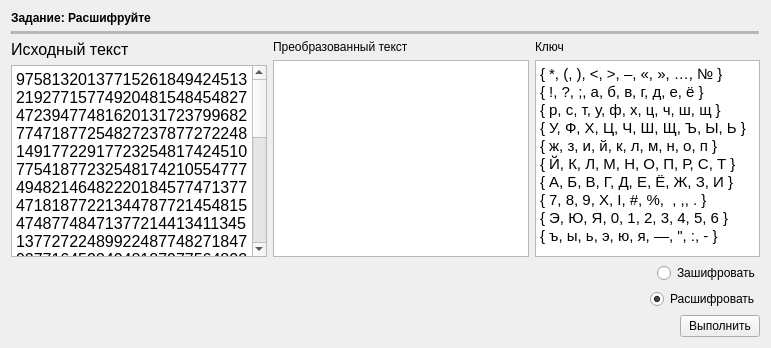
      <widget class="QWidget" name="polybiusTab">
       <property name="enabled">
        <bool>true</bool>
       </property>
       <attribute name="title">
        <string>Квадрат Полибия</string>
       </attribute>
       <layout class="QVBoxLayout" name="verticalLayout_2">
        <item>
         <widget class="QLabel" name="label_14">
          <property name="text">
           <string>&lt;html&gt;&lt;head/&gt;&lt;body&gt;&lt;p&gt;&lt;span style=&quot; font-weight:700;&quot;&gt;Задание: Расшифруйте&lt;/span&gt;&lt;/p&gt;&lt;/body&gt;&lt;/html&gt;</string>
          </property>
         </widget>
        </item>
        <item>
         <widget class="Line" name="line_3">
          <property name="enabled">
           <bool>true</bool>
          </property>
          <property name="sizePolicy">
           <sizepolicy hsizetype="Minimum" vsizetype="Fixed">
            <horstretch>0</horstretch>
            <verstretch>0</verstretch>
           </sizepolicy>
          </property>
          <property name="autoFillBackground">
           <bool>false</bool>
          </property>
          <property name="frameShadow">
           <enum>QFrame::Sunken</enum>
          </property>
          <property name="midLineWidth">
           <number>15</number>
          </property>
          <property name="orientation">
           <enum>Qt::Horizontal</enum>
          </property>
         </widget>
        </item>
        <item>
         <layout class="QHBoxLayout" name="horizontalLayout">
          <property name="sizeConstraint">
           <enum>QLayout::SetMaximumSize</enum>
          </property>
          <item>
           <layout class="QVBoxLayout" name="verticalLayout_4">
            <property name="sizeConstraint">
             <enum>QLayout::SetMaximumSize</enum>
            </property>
            <item>
             <widget class="QLabel" name="label_2">
              <property name="font">
               <font>
                <pointsize>12</pointsize>
               </font>
              </property>
              <property name="text">
               <string>Исходный текст</string>
              </property>
             </widget>
            </item>
            <item>
             <widget class="QTextEdit" name="polybiusOriginalTextEdit">
              <property name="font">
               <font>
                <pointsize>11</pointsize>
               </font>
              </property>
              <property name="html">
               <string>&lt;!DOCTYPE HTML PUBLIC &quot;-//W3C//DTD HTML 4.0//EN&quot; &quot;http://www.w3.org/TR/REC-html40/strict.dtd&quot;&gt;
&lt;html&gt;&lt;head&gt;&lt;meta name=&quot;qrichtext&quot; content=&quot;1&quot; /&gt;&lt;style type=&quot;text/css&quot;&gt;
p, li { white-space: pre-wrap; }
&lt;/style&gt;&lt;/head&gt;&lt;body style=&quot; font-family:'MS Shell Dlg 2'; font-size:11pt; font-weight:400; font-style:normal;&quot;&gt;
&lt;p style=&quot; margin-top:0px; margin-bottom:0px; margin-left:0px; margin-right:0px; -qt-block-indent:0; text-indent:0px;&quot;&gt;&lt;span style=&quot; font-family:'Segoe UI'; font-size:12pt;&quot;&gt;9758132013771526184942451321927715774920481548454827472394774816201317237996827747187725482723787727224814917722917723254817424510775418772325481742105547774948214648222018457747137747181877221344787721454815474877484713772144134113451377272248992248774827184792771645234948187977564822484677494815182047234521957742774948281845774920482792797758132013772146482220184513771846237715214518177717487722182577494820787749484413774847774718772144209145219577424177154217237977554713774147134513787727224877474244481617137714484592281877181648774718772315421742227977697715211877401877184377441341134548219278772722487718187721182017261877154822991548227720134148201518222195774822771648209508007700770054137721451817239429424377171847929777&lt;/span&gt;&lt;/p&gt;&lt;/body&gt;&lt;/html&gt;</string>
              </property>
             </widget>
            </item>
           </layout>
          </item>
          <item>
           <layout class="QVBoxLayout" name="verticalLayout_3">
            <property name="sizeConstraint">
             <enum>QLayout::SetMaximumSize</enum>
            </property>
            <item>
             <widget class="QLabel" name="label">
              <property name="text">
               <string>Преобразованный текст</string>
              </property>
             </widget>
            </item>
            <item>
             <widget class="QTextEdit" name="poybiusConvertedEditText">
              <property name="readOnly">
               <bool>true</bool>
              </property>
             </widget>
            </item>
           </layout>
          </item>
          <item>
           <layout class="QVBoxLayout" name="verticalLayout_5" stretch="0,0">
            <property name="spacing">
             <number>6</number>
            </property>
            <property name="sizeConstraint">
             <enum>QLayout::SetMinimumSize</enum>
            </property>
            <item>
             <widget class="QLabel" name="label_3">
              <property name="maximumSize">
               <size>
                <width>250</width>
                <height>16777215</height>
               </size>
              </property>
              <property name="text">
               <string>Ключ</string>
              </property>
             </widget>
            </item>
            <item>
             <widget class="QTextEdit" name="textEdit">
              <property name="sizePolicy">
               <sizepolicy hsizetype="Maximum" vsizetype="Expanding">
                <horstretch>0</horstretch>
                <verstretch>0</verstretch>
               </sizepolicy>
              </property>
              <property name="maximumSize">
               <size>
                <width>225</width>
                <height>16777215</height>
               </size>
              </property>
              <property name="readOnly">
               <bool>true</bool>
              </property>
              <property name="html">
               <string>&lt;!DOCTYPE HTML PUBLIC &quot;-//W3C//DTD HTML 4.0//EN&quot; &quot;http://www.w3.org/TR/REC-html40/strict.dtd&quot;&gt;
&lt;html&gt;&lt;head&gt;&lt;meta name=&quot;qrichtext&quot; content=&quot;1&quot; /&gt;&lt;style type=&quot;text/css&quot;&gt;
p, li { white-space: pre-wrap; }
&lt;/style&gt;&lt;/head&gt;&lt;body style=&quot; font-family:'MS Shell Dlg 2'; font-size:11pt; font-weight:400; font-style:normal;&quot;&gt;
&lt;p style=&quot; margin-top:0px; margin-bottom:0px; margin-left:0px; margin-right:0px; -qt-block-indent:0; text-indent:0px;&quot;&gt;&lt;span style=&quot; font-family:'Segoe UI';&quot;&gt;{ *, (, ), &amp;lt;, &amp;gt;, –, «, », …, № }&lt;/span&gt;&lt;/p&gt;
&lt;p style=&quot; margin-top:0px; margin-bottom:0px; margin-left:0px; margin-right:0px; -qt-block-indent:0; text-indent:0px;&quot;&gt;&lt;span style=&quot; font-family:'Segoe UI';&quot;&gt;{ !, ?, ;, а, б, в, г, д, е, ё }&lt;/span&gt;&lt;/p&gt;
&lt;p style=&quot; margin-top:0px; margin-bottom:0px; margin-left:0px; margin-right:0px; -qt-block-indent:0; text-indent:0px;&quot;&gt;&lt;span style=&quot; font-family:'Segoe UI';&quot;&gt;{ р, с, т, у, ф, х, ц, ч, ш, щ }&lt;/span&gt;&lt;/p&gt;
&lt;p style=&quot; margin-top:0px; margin-bottom:0px; margin-left:0px; margin-right:0px; -qt-block-indent:0; text-indent:0px;&quot;&gt;&lt;span style=&quot; font-family:'Segoe UI';&quot;&gt;{ У, Ф, Х, Ц, Ч, Ш, Щ, Ъ, Ы, Ь }&lt;/span&gt;&lt;/p&gt;
&lt;p style=&quot; margin-top:0px; margin-bottom:0px; margin-left:0px; margin-right:0px; -qt-block-indent:0; text-indent:0px;&quot;&gt;&lt;span style=&quot; font-family:'Segoe UI';&quot;&gt;{ ж, з, и, й, к, л, м, н, о, п }&lt;/span&gt;&lt;/p&gt;
&lt;p style=&quot; margin-top:0px; margin-bottom:0px; margin-left:0px; margin-right:0px; -qt-block-indent:0; text-indent:0px;&quot;&gt;&lt;span style=&quot; font-family:'Segoe UI';&quot;&gt;{ Й, К, Л, М, Н, О, П, Р, С, Т }&lt;/span&gt;&lt;/p&gt;
&lt;p style=&quot; margin-top:0px; margin-bottom:0px; margin-left:0px; margin-right:0px; -qt-block-indent:0; text-indent:0px;&quot;&gt;&lt;span style=&quot; font-family:'Segoe UI';&quot;&gt;{ А, Б, В, Г, Д, Е, Ё, Ж, З, И }&lt;/span&gt;&lt;/p&gt;
&lt;p style=&quot; margin-top:0px; margin-bottom:0px; margin-left:0px; margin-right:0px; -qt-block-indent:0; text-indent:0px;&quot;&gt;&lt;span style=&quot; font-family:'Segoe UI';&quot;&gt;{ 7, 8, 9, X, I, #, %,  , ,, . }&lt;/span&gt;&lt;/p&gt;
&lt;p style=&quot; margin-top:0px; margin-bottom:0px; margin-left:0px; margin-right:0px; -qt-block-indent:0; text-indent:0px;&quot;&gt;&lt;span style=&quot; font-family:'Segoe UI';&quot;&gt;{ Э, Ю, Я, 0, 1, 2, 3, 4, 5, 6 }&lt;/span&gt;&lt;/p&gt;
&lt;p style=&quot; margin-top:0px; margin-bottom:0px; margin-left:0px; margin-right:0px; -qt-block-indent:0; text-indent:0px;&quot;&gt;&lt;span style=&quot; font-family:'Segoe UI';&quot;&gt;{ ъ, ы, ь, э, ю, я, —, &amp;quot;, :, - }&lt;/span&gt;&lt;/p&gt;&lt;/body&gt;&lt;/html&gt;</string>
              </property>
             </widget>
            </item>
           </layout>
          </item>
         </layout>
        </item>
        <item>
         <layout class="QHBoxLayout" name="horizontalLayout_2">
          <item>
           <spacer name="horizontalSpacer">
            <property name="orientation">
             <enum>Qt::Horizontal</enum>
            </property>
            <property name="sizeHint" stdset="0">
             <size>
              <width>40</width>
              <height>20</height>
             </size>
            </property>
           </spacer>
          </item>
          <item>
           <widget class="QRadioButton" name="polybiusEncryptRadioButton">
            <property name="layoutDirection">
             <enum>Qt::LeftToRight</enum>
            </property>
            <property name="text">
             <string>Зашифровать</string>
            </property>
           </widget>
          </item>
         </layout>
        </item>
        <item>
         <layout class="QHBoxLayout" name="horizontalLayout_3">
          <item>
           <spacer name="horizontalSpacer_2">
            <property name="orientation">
             <enum>Qt::Horizontal</enum>
            </property>
            <property name="sizeHint" stdset="0">
             <size>
              <width>40</width>
              <height>20</height>
             </size>
            </property>
           </spacer>
          </item>
          <item>
           <widget class="QRadioButton" name="polybiusDecryptRadioButton">
            <property name="layoutDirection">
             <enum>Qt::LeftToRight</enum>
            </property>
            <property name="text">
             <string>Расшифровать</string>
            </property>
            <property name="checked">
             <bool>true</bool>
            </property>
           </widget>
          </item>
         </layout>
        </item>
        <item>
         <layout class="QHBoxLayout" name="horizontalLayout_4">
          <item>
           <spacer name="horizontalSpacer_3">
            <property name="orientation">
             <enum>Qt::Horizontal</enum>
            </property>
            <property name="sizeHint" stdset="0">
             <size>
              <width>40</width>
              <height>20</height>
             </size>
            </property>
           </spacer>
          </item>
          <item>
           <widget class="QPushButton" name="polybiusButton">
            <property name="minimumSize">
             <size>
              <width>0</width>
              <height>0</height>
             </size>
            </property>
            <property name="maximumSize">
             <size>
              <width>16777215</width>
              <height>16777215</height>
             </size>
            </property>
            <property name="layoutDirection">
             <enum>Qt::LeftToRight</enum>
            </property>
            <property name="autoFillBackground">
             <bool>false</bool>
            </property>
            <property name="text">
             <string>Выполнить</string>
            </property>
            <property name="autoRepeatDelay">
             <number>302</number>
            </property>
           </widget>
          </item>
         </layout>
        </item>
       </layout>
      </widget>
